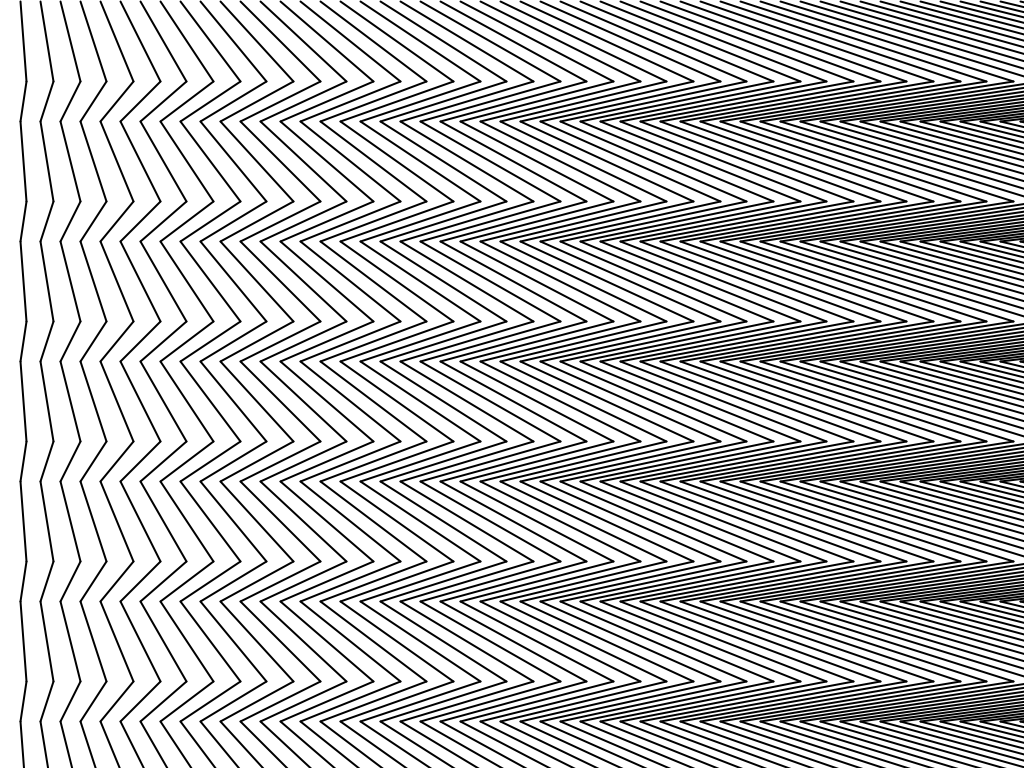
Frame 1 (no input)
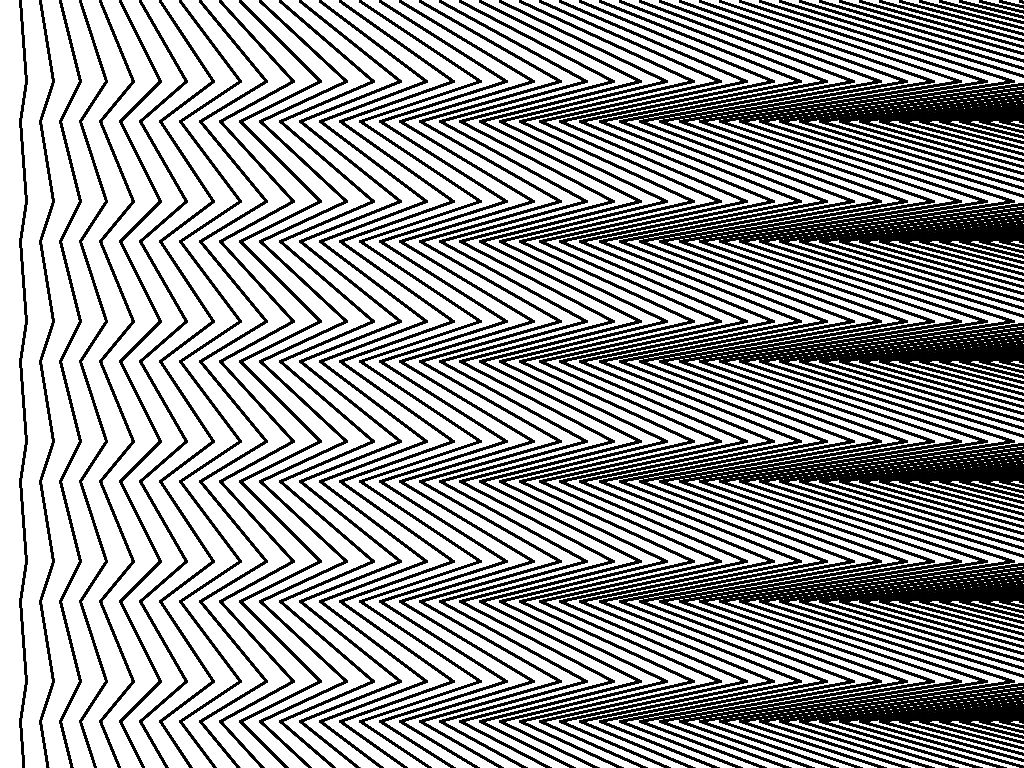
Frame 60 (the mouse pressed at the canvas centre just before this capture)
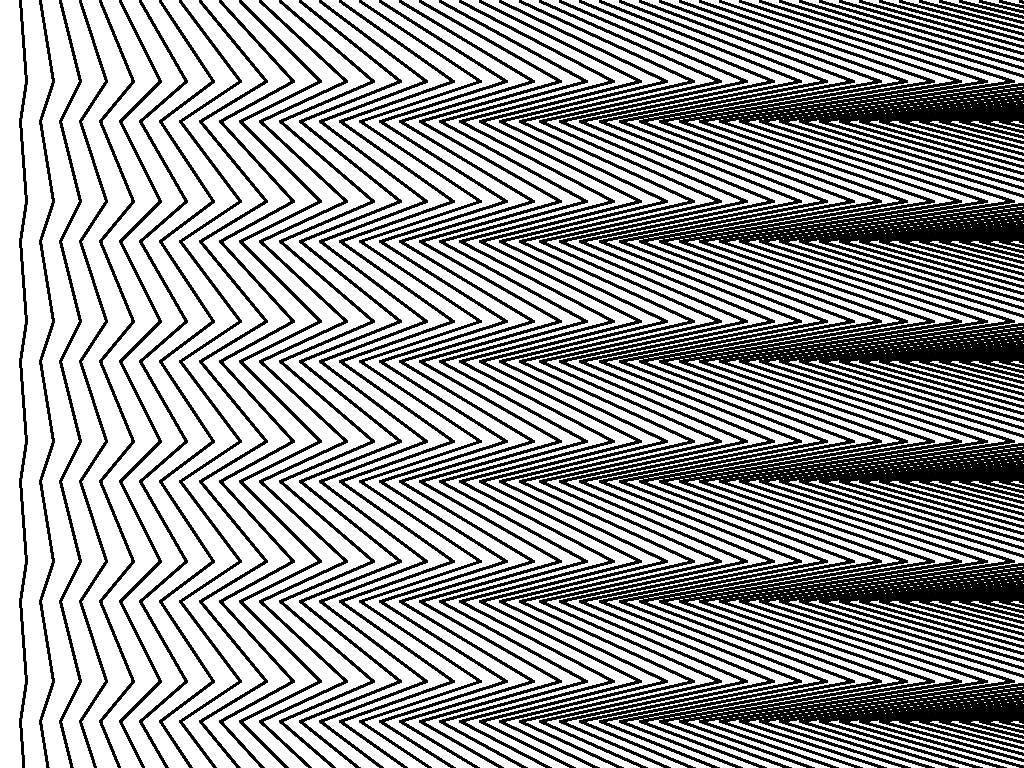
Frame 120 (the mouse held since frame 60 and released just before this capture)

The Processing sketch that drew these frames (run headless with seeded random() and noise(); from frame 60 on, the mouse is pressed at the canvas centre):

// Processing sketch: processing_37910
// ── processing_37910.pde

//import processing.pdf.*;

void setup() {
  //size(1024, 768, PDF, "wallpaper.pdf");
  size(1024, 768);
  smooth();
  background(255);
  strokeWeight(2);
}

void draw() {
  for (int a=1; a<120*10;a=a +120) {
    for (int i=20; i < 1024; i= i + 20) { 
      line(i, 0+a, i +i/3, 80+a);
      line(i + i/3, 80+a, i, 120+a);
    }
  }
}
